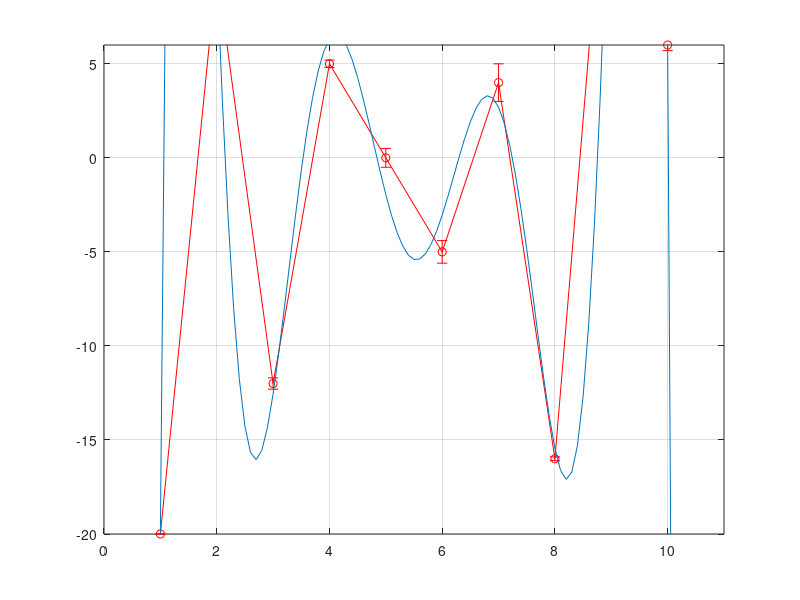

MATLAB code to generate this figure:
x=1:1:10;
y=[-20 10 -12 5 0 -5 4 -16 20 6];
err=[0 1 0.3 0.2 0.5 0.6 1 0.1 0.2 0.3];
errorbar(x,y,err,'ro-')
%10 points--lets make approximation by polynomial po+8
PO=8;
coeff=polyfit(x,y,PO)
x_p=1:0.1:11;
poly8_results=polyval(coeff,x_p);
grid on;  
hold on;
plot(x_p,poly8_results);
%limits for both axes
axis([0,11,-20,6]);
%verdigimiz x sinirlari icindeki egri interpolasyon, arealiktan sonraki egri extrapolasyondur
